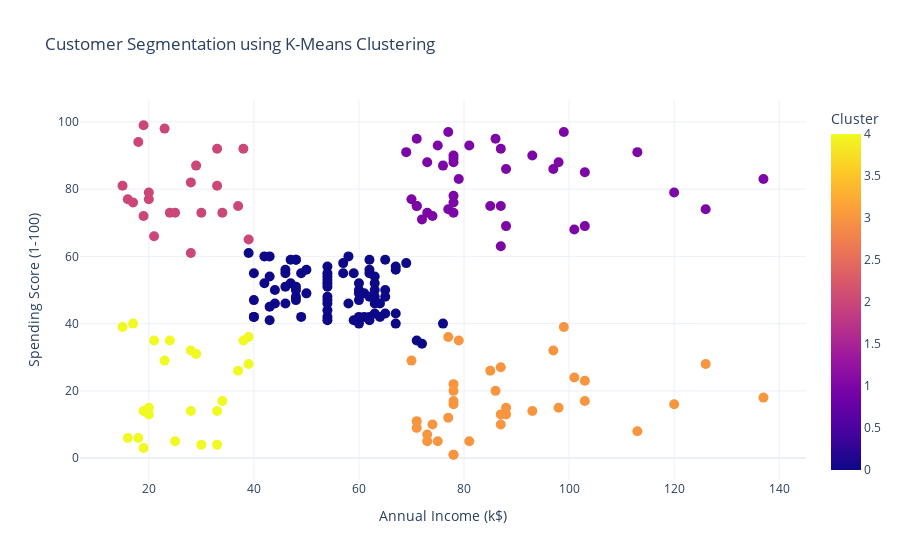

Notebook source saved alongside this figure:
### Markdown cell above
## Make a 2D plot using plotly

### Code cell
# Import Plotly Express library for easy plotting (short name 'px')
import plotly.express as px

# Create a scatter plot using Plotly Express
fig = px.scatter(
    df,  # Use the dataframe 'df' as our data source
    x='Annual Income (k$)',  # Put annual income on the x-axis
    y='Spending Score (1-100)',  # Put spending score on the y-axis
    color='Cluster',  # Color dots differently for each cluster group
    title='Customer Segmentation using K-Means Clustering',  # Plot title
    color_discrete_sequence=px.colors.qualitative.Set2,  # Use a nice color set
    hover_data=['CustomerID', 'Age', 'Gender']  # Show this info when hovering
)

# Make all dots bigger (size 10) for better visibility
fig.update_traces(marker=dict(size=10))

# Customize the plot layout
fig.update_layout(
    xaxis_title='Annual Income (k$)',  # Label for x-axis
    yaxis_title='Spending Score (1-100)',  # Label for y-axis
    template='plotly_white'  # Use clean white background style
)

# Finally, display the plot
fig.show()

### Figure 1 — Plotly figure (JSON) as saved in the notebook; plotly's stock layout.template omitted (floating-point values rounded to 4 significant figures; data arrays with more than 128 entries replaced by an {"elided": "..."} marker saying what was removed)
{"data": [{"customdata": {"elided": "200x3 int values"}, "hovertemplate": "Annual Income (k$)=%{x}<br>Spending Score (1-100)=%{y}<br>CustomerID=%{customdata[0]}<br>Age=%{customdata[1]}<br>Gender=%{customdata[2]}<br>Cluster=%{marker.color}<extra></extra>", "legendgroup": "", "marker": {"color": {"elided": "200 int values"}, "coloraxis": "coloraxis", "size": 10, "symbol": "circle"}, "mode": "markers", "name": "", "orientation": "v", "showlegend": false, "type": "scatter", "x": {"elided": "200 int values"}, "xaxis": "x", "y": {"elided": "200 int values"}, "yaxis": "y"}], "layout": {"coloraxis": {"colorbar": {"title": {"text": "Cluster"}}, "colorscale": [[0, "#0d0887"], [0.1111, "#46039f"], [0.2222, "#7201a8"], [0.3333, "#9c179e"], [0.4444, "#bd3786"], [0.5556, "#d8576b"], [0.6667, "#ed7953"], [0.7778, "#fb9f3a"], [0.8889, "#fdca26"], [1, "#f0f921"]]}, "legend": {"tracegroupgap": 0}, "title": {"text": "Customer Segmentation using K-Means Clustering"}, "xaxis": {"anchor": "y", "domain": [0, 1], "title": {"text": "Annual Income (k$)"}}, "yaxis": {"anchor": "x", "domain": [0, 1], "title": {"text": "Spending Score (1-100)"}}}}
